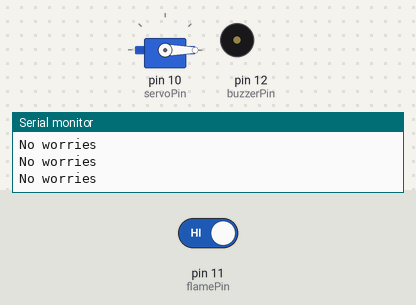
Simulated run of this sketch. Board: Arduino Uno, built with avr-gcc and run on an emulated ATmega328P. Shown: servo, buzzer (waves = sounding, pin HIGH), the last lines printed to the serial monitor. The inputs (shaded band) are chosen by the test bench; at power-on: pin 11 (flamePin) HIGH.

Above: at 1.2 s.
1.3 s: pin 11 (flamePin) driven LOW
At 1.8 s:
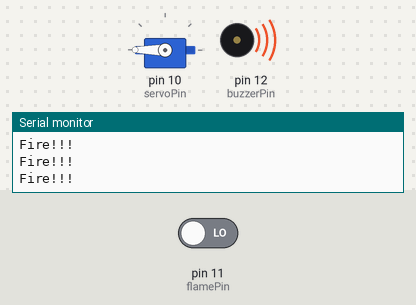
2.8 s: pin 11 (flamePin) driven HIGH
At 4.2 s:
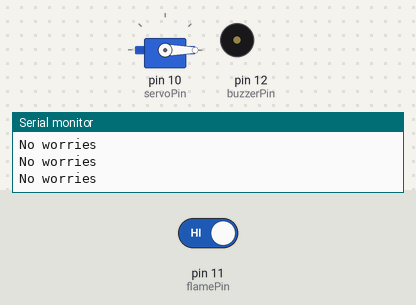
Timing chart, 0 to 5.8 s (numbered marks = the images above; inputs shaded):
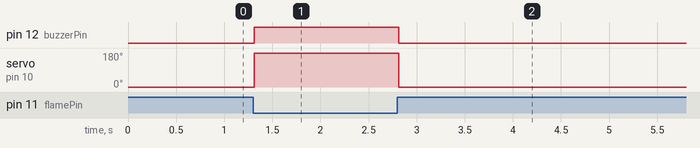

Measured:
- after the input at 1.3 s, pin 12 (buzzerPin): LOW → HIGH at once; servo on pin 10 (servoPin): 0° → 180° at once
- after the input at 2.8 s, pin 12 (buzzerPin): HIGH → LOW at once; servo on pin 10 (servoPin): 180° → 0° at once

The sketch:

FlameSensorDemo.ino
```cpp
#include <Servo.h>
const int buzzerPin = 12;
const int flamePin = 11;
const int servoPin = 10;
int Flame = LOW;
Servo myservo;
void setup()
{
  myservo.attach(servoPin);
  pinMode(buzzerPin, OUTPUT);
  pinMode(flamePin, INPUT);
  Serial.begin(9600);
}

void loop()
{
  Flame = digitalRead(flamePin);
  if (Flame== LOW)
  {
    Serial.println("Fire!!!");
    digitalWrite(buzzerPin, HIGH);
    myservo.write(180);
  }
  else
  {
    Serial.println("No worries");
    digitalWrite(buzzerPin, LOW);
    myservo.write(0);
  }
}
```
